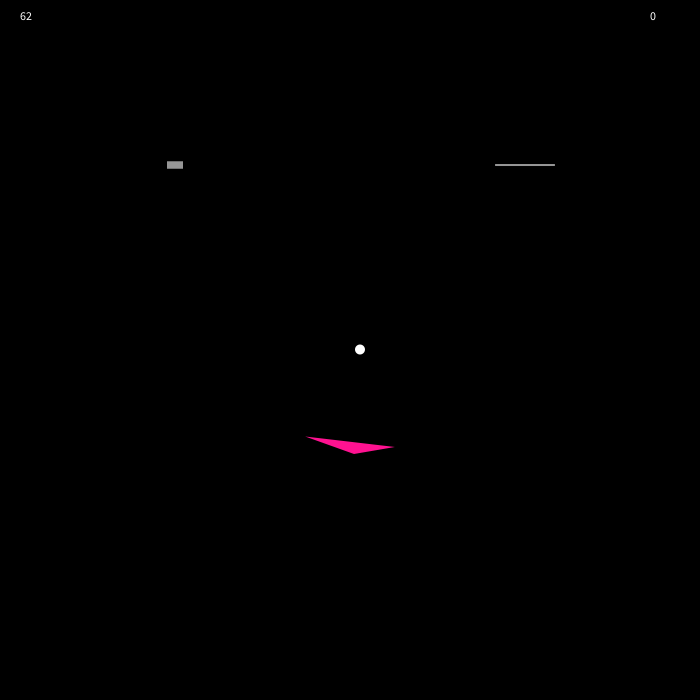
Frame 1 (no input)
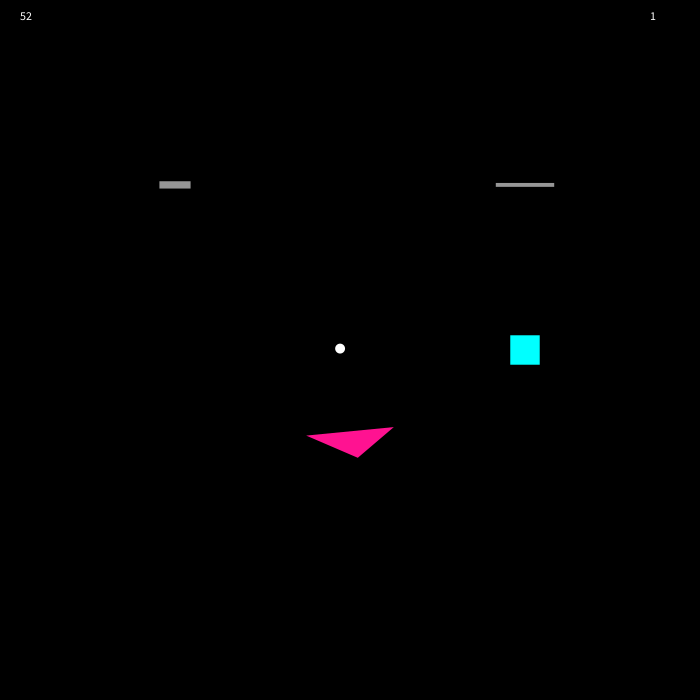
Frame 60 (the mouse pressed at the canvas centre just before this capture)
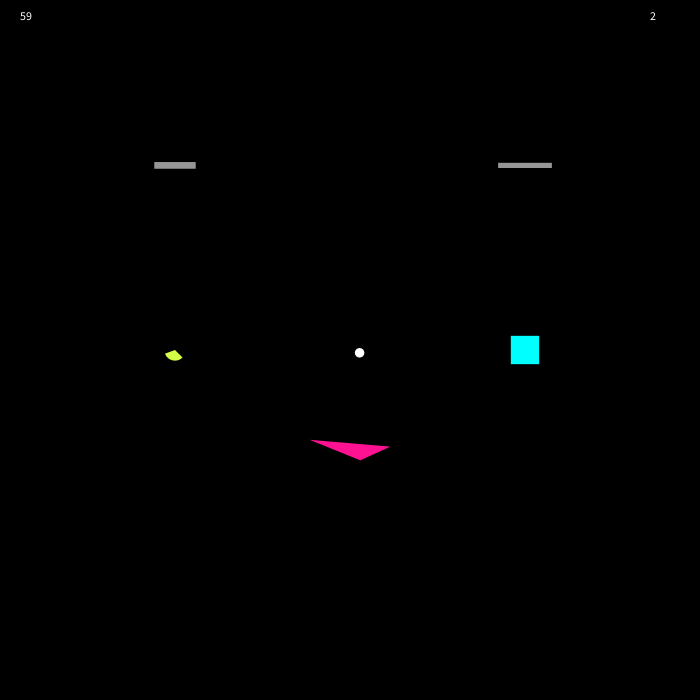
Frame 120 (the mouse held since frame 60 and released just before this capture)

The Processing sketch that drew these frames (run headless with seeded random() and noise(); from frame 60 on, the mouse is pressed at the canvas centre):

// Processing sketch: processing_137281
// ── processing_137281.pde


sinWave w1;
cosWave w2;

// always positive
sinWave w3;
cosWave w4;

// time starts from 0
sinWave w5;
cosWave w6;

tanWave t1;
tanWave t2;

sawWave s1;
sawWave s2;

ArrayList<Circle> facePoints;

float frequency = 0.05;
float frequencyL = 0.1;
float time = PI/2;
float timeO = 0;
float amplitude = 10;
float offset = 0;
float offsetP = 5;

int directionX = 1;
int directionY = 1;

int timeSec;

void setup() {
  size(700,700);
  smooth();
  
  w1 = new sinWave(time, frequency, amplitude, offset);
  w2 = new cosWave(time, frequency, amplitude, offset);
  
  w3 = new sinWave(time, frequencyL, amplitude, offsetP);
  w4 = new cosWave(time, frequencyL, amplitude, offsetP);

  w5 = new sinWave(timeO, frequency, amplitude, offset);
  w6 = new cosWave(timeO, frequency, amplitude, offset);
  
  t1 = new tanWave(time, frequencyL, amplitude, offset);
  t2 = new tanWave(timeO, frequencyL, amplitude, offset);
  
  s1 = new sawWave(time, frequencyL, amplitude, offsetP);
  s2 = new sawWave(timeO, frequencyL, amplitude, offsetP);
  
  facePoints = new ArrayList<Circle>();



  mouthHeight = height/7;
  

  // spider
  for (int i=0; i<50; i++) {
    float x = random(width/2-10, width/2+10);
    float y = random(height/2-10, height/2+10);
    facePoints.add(new Circle(x, y, 1));
  }  
}

float w1v, w2v, w3v, w4v, w5v, w6v, t1v, t2v, s1v, s2v;

void draw() {
  background(0);
  
  w1v = w1.run();
  w2v = w2.run();
  w3v = w3.run();
  w4v = w4.run();
  w5v = w5.run();
  w6v = w6.run();
  t1v = t1.run();
  t2v = t2.run();
  s1v = s1.run();
  s2v = s2.run();
  
  // second  
  timeSec = int(frameCount/60);

  stageOne();
  rightEyeScale = (abs(w2v)+1)*5;
  leftEyeScale = abs(w1v)*3;
  
  // show frame rate
  fill(255);
  text(int(frameRate), 20, 20);
  text(timeSec, width-50, 20);
  
  if (timeSec >= 20)
    stageTwo();

}

float leftEyeChange = 0;
float leftEyeScale;
float rightEyeChange = 0;
float rightEyeScale;
float mouthHeight;
float mouthWeight = 0;

void stageOne() {
  noStroke();
  pushMatrix();
  translate(width/2, height/2);
  
  if (timeSec>10 && timeSec<21) {
    leftEyeChange = lerp(leftEyeChange, w4v*5, 0.1);
    
    mouthHeight = lerp(height/7, height/4, 0.1);
    rightEyeChange = lerp(rightEyeChange, PI, 1);
    rightEyeScale = lerp(rightEyeScale, (abs(w2v)+1)*8, 1);
    leftEyeScale = lerp(leftEyeScale, abs(w1v)*6, 1);
    mouthWeight = lerp(0, 100, 0.5);
  }
  
  
  if (timeSec>21 && timeSec<35) {
    leftEyeChange = random(w2v*5);
    
    mouthHeight = random(-10,10);
    rightEyeChange = lerp(PI, -PI, 1);
    rightEyeScale = lerp((abs(w2v)+1)*8, (abs(w2v)+1)*4, 1);
    leftEyeScale = lerp(abs(w1v)*6, abs(w1v)*3, 1);
    mouthWeight = lerp(100, 500, 1);
  }
  
  if (timeSec>35 && timeSec<40) {
    mouthHeight = lerp(mouthHeight, height/7, 0.1);
    mouthWeight = lerp(500, 50, 0.1);
  }
  
  if (timeSec>40 && timeSec<50) {
    leftEyeChange = lerp(0, w4v*5, 0.1);
    
    mouthHeight = lerp(height/7, height/3, 0.5);
    rightEyeChange = lerp(0, PI, 1);
    rightEyeScale = lerp((abs(w2v)+1)*4, (abs(w2v)+1)*8, 0.5);
    leftEyeScale = lerp(abs(w1v)*3, abs(w1v)*6, 0.5);
    mouthWeight = lerp(mouthWeight, 100, 0.5);
  }
  
    if (timeSec>50) {
    leftEyeChange = lerp(w4v*5, w4v*7, 0.5);
    
    mouthHeight = lerp(height/3, height/2, 0.5);
//    rightEyeChange = lerp(PI, PI/2*3, 1);
    rightEyeScale = lerp((abs(w2v)+1)*8, (abs(w2v)+1)*12, 0.5);
    leftEyeScale = lerp(abs(w1v)*6, abs(w1v)*10, 0.5);
    mouthWeight = lerp(mouthWeight, 150, 0.1);
  }
  
  // mouth
  fill(255,18,145);
  triangle(w3v*3+rightEyeChange+mouthWeight, w1v+height/8, 
           -w3v*3+rightEyeChange-mouthWeight, w2v+height/8, 
           w4v+rightEyeChange, w4v+mouthHeight);

  
  // nose
  fill(255);
  ellipse(w1v, w2v+leftEyeChange, w1v, w1v);

  
  // left eye
  fill(0,255,255);
  rectMode(CENTER);
  rect(width/4+leftEyeChange, 0, leftEyeScale, leftEyeScale);
  
  
  // eyebrows
  fill(150);
  rect(width/4-leftEyeChange, -(height/4+w6v)+rightEyeChange*6, w3v*4, w4v/2);
  rect(-width/4+leftEyeChange, -(height/4+w6v)+leftEyeChange*5, w4v*4, w3v/2);
  
  
  // right eye
  fill(211,255,70);
  arc(-width/4+leftEyeChange/2, 0, rightEyeScale, rightEyeScale, 
      PI/4, w2v-rightEyeChange, PIE);
//  if (timeSec>10) {
//    leftEyeChange = lerp(0, w2v*5, 0.5);
//    rightEyeChange = lerp(0, PI, 1);
//  }
  
  popMatrix();
  
  if (timeSec >= 20)
    stageTwo();
}



float strokeW = 0.01;

// 20" spider shows up, 30" p disgusts at spider
void stageTwo() {
  
  // golden spider
  if (strokeW<0.3)
    strokeW += 0.001;
    
  strokeWeight(strokeW);
  stroke(255,255,0);
  noFill();
  beginShape();
  
  for(int i=0; i<facePoints.size(); i++) {
    //fill((int)random(240,250), (int)random(245,255), (int)random(0,40), 50);
    vertex(facePoints.get(i).loc.x, facePoints.get(i).loc.y);
    
    if (i%3 == 0) {
      facePoints.get(i).update(w1v, w2v);
    } else if (i%3 == 1) {
      facePoints.get(i).update(w3v, w4v);
    } else {
      facePoints.get(i).update(w5v, w6v);
    }
    
    facePoints.get(i).detectEdge(0, width, 0, height);
    facePoints.get(i).detectEdge(sV, sV);
  }
  endShape();
  
  
  if (timeSec >= 35)
    stageThree();
}








float sV, sV2, sV3;

// 45" bully spider HIGH -> end
void stageThree() {
  // bad_rect
  strokeWeight(1);
  stroke(96,255,18);
  noFill();
  rectMode(CORNER);
  sV = w1.run()*50;
  sV2 = t1.run()*50;
  sV3 = w6.run()*50;
  rect(0, 0, sV, sV);
  rect(0, 0, sV+5, sV+5);
  
  if (timeSec >= 40) {
    rectMode(CORNERS);
    rect(width, height, width-sV/8, height-sV/8);
  }
  
  if (timeSec >= 40) {
    rectMode(CORNERS);
    rect(width, height, width-sV, height-sV);
  }
  
  if (timeSec >= 45) {
    rect(width, 0, width-sV3, sV3);
  }
  
  if (timeSec >= 50) {
    rect(0, height, sV2/5, height-sV2/7);
  }
}

class Circle {
  PVector loc;
  float radius;
  int change;


  Circle(float x, float y, float r) {
    loc = new PVector(x, y);
    radius = r;
    change = 1;
  }

  void display() {
    noStroke();
    fill(200);
    ellipse(loc.x, loc.y, radius, radius);
  }

  void update(float _x, float _y) {
    loc.x += _x * change;
    loc.y += _y * change;
  }
  
  void detectEdge(float x1, float x2, float y1, float y2) {

    if (loc.y >= y2 || loc.y < y1 || loc.x >= x2 || loc.x < x1)
      change *= -1;
  }
  
  void detectEdge(float x1, float y1) {

    if (loc.y < y1 && loc.x < x1){
      loc.y = y1+5;
      loc.x = x1+5;
      change *= -1;
    }
  }
}


class Wave{
  
  float time, frequency, amplitude, offset;

  Wave(float _time, float _frequency, float _amplitude, float _offset){
    time = _time;
    frequency = _frequency;
    amplitude = _amplitude;
    offset = _offset;
  }
  
  float run(){
    time += frequency;
    return sin( time ) * amplitude + offset;
  }

}

class sinWave extends Wave {
  sinWave(float time, float frequency, float amplitude, float offset) {
    super(time, frequency, amplitude, offset);
  }
  
  float run() {
    time += frequency;
    return sin( time ) * amplitude + offset;
  }
  
}

class cosWave extends Wave {
  cosWave(float time, float frequency, float amplitude, float offset) {
    super(time, frequency, amplitude, offset);
  }
  
  float run() {
    time += frequency;
    return cos( time ) * amplitude + offset;
  }
  
}

class tanWave extends Wave {
  tanWave(float time, float frequency, float amplitude, float offset) {
    super(time, frequency, amplitude, offset);
  }
  
  float run() {
    time += frequency;
    return tan( time ) * amplitude + offset;
  }
  
}


class sawWave extends Wave {
  float m;
  
  sawWave(float time, float frequency, float amplitude, float offset) {
    super(time, frequency, amplitude, offset);
    
    m = (amplitude+offset)/TWO_PI;
  }
  
  float run() {
    time += frequency;
    return ( time%TWO_PI) * m;
  }
  
}
